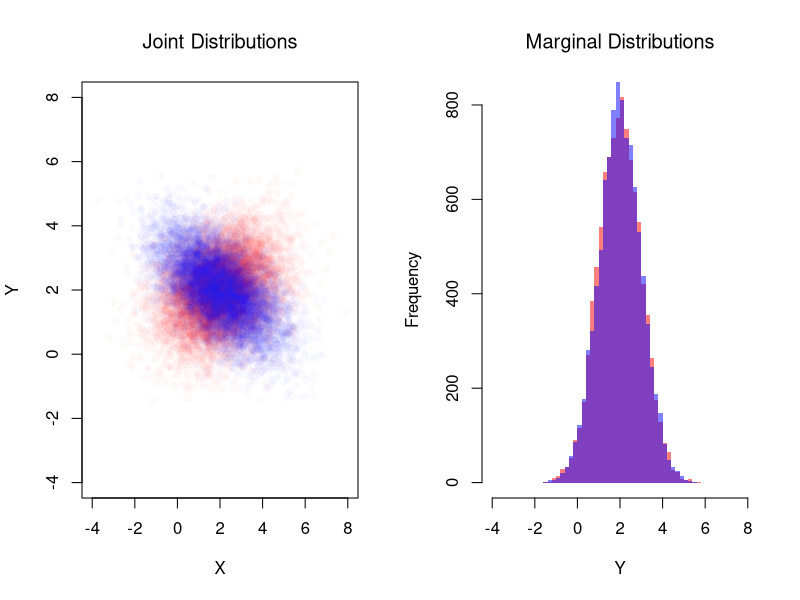
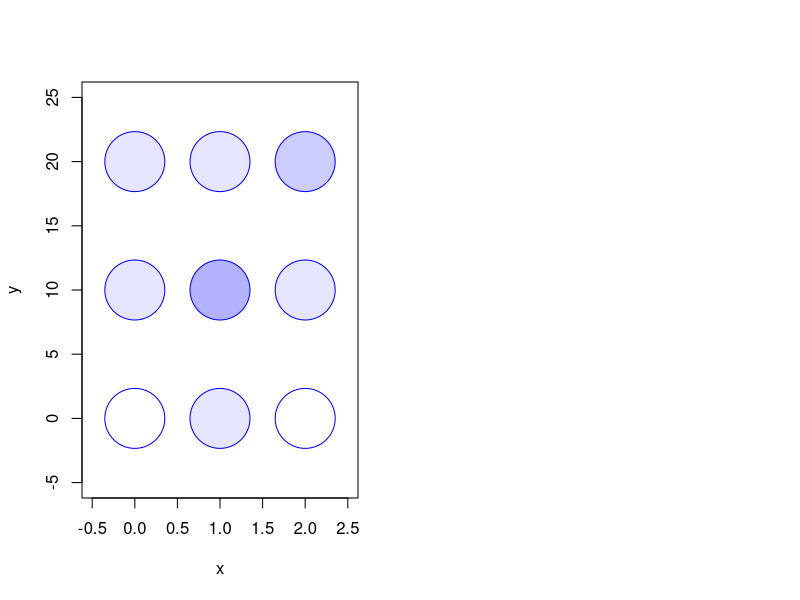

These charts were generated, in order, by the following R code:
## ---- chunk 1
# Create a 2x2 matrix for the joint distribution.
# Rows correspond to X (coin 1), and columns correspond to Y (coin 2).
probs <- c(0.25, 0.25, 0.25, 0.25) # Fair coin
P_xy <- matrix( probs, nrow = 2, ncol = 2)
rownames(P_xy) <- c("Y=0", "Y=1")
colnames(P_xy) <- c("X=0", "X=1")
P_xy

# Compute the marginal distributions.
# Marginal for X: sum across columns.
P_x <- colSums(P_xy)
P_x
# Marginal for Y: sum across rows.
P_y <- rowSums(P_xy)
P_y

# Compute the conditional probabilities Prob(Y | X).
PY_x <- matrix(0, nrow = 2, ncol = 2)
for (j in c(1,2)) {
  PY_x[, j] <- P_xy[, j] / P_x[j]
}
rownames(PY_x) <- c("Y=0", "Y=1")
colnames(PY_x) <- c("given X=0", "given X=1")
PY_x
## ---- chunk 2
# Create the joint distribution matrix for the unfair coin case.
probs <- c(0.5, 0, 0, 0.5) # unfair coin

P_xy <- matrix( probs, nrow = 2, ncol = 2)
rownames(P_xy) <- c("Y=0", "Y=1")
colnames(P_xy) <- c("X=0", "X=1")
P_xy

# Compute the marginal distributions.
# Marginal for X: sum across columns.
P_x <- colSums(P_xy)
P_x
# Marginal for Y: sum across rows.
P_y <- rowSums(P_xy)
P_y

# Compute the conditional probabilities Prob(Y | X).
PY_x <- matrix(0, nrow = 2, ncol = 2)
for (j in c(1,2)) {
  PY_x[, j] <- P_xy[,j] / P_x[j]
}
rownames(PY_x) <- c("Y=0", "Y=1")
colnames(PY_x) <- c("given X=0", "given X=1")
PY_x
## ---- chunk 3
probs <- c(0.4, 0.2, 0.1, 0.3)
## ---- chunk 4
library(mvtnorm)

# Simulate Bivariate Data
N <- 10000
Mu <- c(2,2) ## Means

Sigma1 <- matrix(c(2,-.8,-.8,1),2,2) ## CoVariance Matrix 1
MVdat1 <- rmvnorm(N, Mu, Sigma1)
colnames(MVdat1) <- c('X','Y')

Sigma2 <- matrix(c(2,.4,.4,1),2,2) ## CoVariance Matrix 2
MVdat2 <- rmvnorm(N, Mu, Sigma2)
colnames(MVdat2) <- c('X','Y')

par(mfrow=c(1,2))
## Different diagonals
plot(MVdat2, col=rgb(1,0,0,0.02), pch=16,
    main='Joint Distributions', font.main=1,
    ylim=c(-4,8), xlim=c(-4,8),
    xlab='X', ylab='Y')
points(MVdat1,col=rgb(0,0,1,0.02),pch=16)
## Same marginal distributions
xbks <- seq(-4,8,by=.2)
hist(MVdat2[,2], col=rgb(1,0,0,0.5),
    breaks=xbks, border=NA,
    xlab='Y',
    main='Marginal Distributions', font.main=1)
hist(MVdat1[,2], col=rgb(0,0,1,0.5),
    add=T, breaks=xbks, border=NA)
## ---- chunk 5
# Make a Probability Table
x <- c(0,1,2)
y <- c(0,10,20)
P_xy <- matrix(c(
    0.0, 0.1, 0.0,
    0.1, 0.3, 0.1,
    0.1, 0.1, 0.2
), nrow=3, ncol=3, byrow=TRUE)
rownames(P_xy) <- paste0('y=',y)
colnames(P_xy) <-  paste0('x=',x)
P_xy

# Plot joint distribution
prob_table <- expand.grid(x=x, y=y)
prob_table[,'probabilities'] <- as.vector(t(P_xy))
plot(prob_table[,'x'], prob_table[,'y'],
     xlim=c(-0.5,2.5), ylim=c(-5, 25),
     pch=21, cex=8, col='blue',
     bg=rgb(0,0,1, prob_table[,'probabilities']),
     xlab = "x", ylab = "y")
## ---- chunk 6
# Compute Marginals
P_x <- colSums(P_xy) #Prob(X_i=x)
P_y <- rowSums(P_xy) #Prob(Y_i=y)

# Compute the conditional probabilities Prob(Y | X).
PY_x <- matrix(0, nrow = 3, ncol = 3)
for (j in seq(ncol(P_xy)) ) {
  PY_x[, j] <- P_xy[,j] / P_x[j]
}
rownames(PY_x) <- paste0("Y=", y)
colnames(PY_x) <- paste0("given X=", x)
PY_x

# Computational Shortcut
#PY_x <- t( t(P_xy) / P_x ) #Prob(Y_i=y | X_i=x)

# Conditional expectation E[Y_i|X_i=x]
EY_x <- colSums(PY_x * y)
EY_x

# Contrast with Grand Means
EX <- sum(x * P_x)
EY <- sum(y * P_y)
EY

# E[X_i|Y_i=y]
# P_x_y <- P_xy / P_y  #Prob(X_i=x | Y_i=y)
# EX_y <- colSums(P_x_y * x)
## ---- chunk 7
# Compute Covariance
dxy_grid <- expand.grid(dy=y-EY, dx=x-EX)[,c(2,1)]
dxy_grid[,'p'] <- as.vector(P_xy)
dxy_grid[,'contribution'] <- dxy_grid[,'dx'] * dxy_grid[,'dy'] * dxy_grid[,'p']
CovXY <- sum(dxy_grid[,'contribution'])
CovXY

# Compute Variances
VX <- sum( (x-EX)^2 * P_x)
SX <- sqrt(VX)
VY <- sum( (y-EY)^2 * P_y)
SY <- sqrt(VY)

# Compute Correlation
CorXY <- CovXY / (SX * SY)
CorXY
